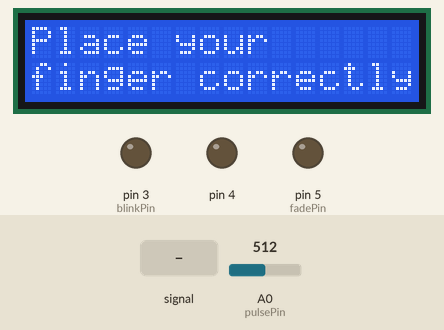
This sketch was run on a simulated Arduino Uno, built with avr-gcc and run on an emulated ATmega328P. Parts: 16×2 character LCD, output pins drawn as LEDs (lit = HIGH). Inputs (shaded band) come from the test bench; at power-on: A0 (pulsePin) = 512. The modem accepts every AT command (registered, SIM ready, sends succeed) and sends nothing else; what the sketch prints to the serial monitor is not drawn.

Above: at 13.3 s.
13.4 s: A0 (pulsePin) fed a 200 Hz sine of ±81 counts around its level
At 15.9 s:
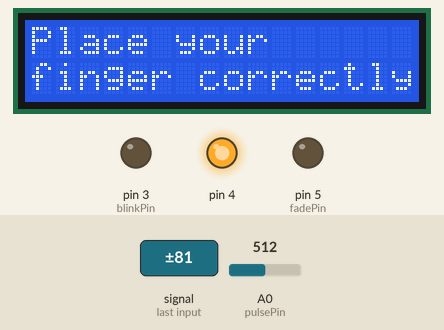
16.4 s: A0 (pulsePin) set to 513
At 19.25 s:
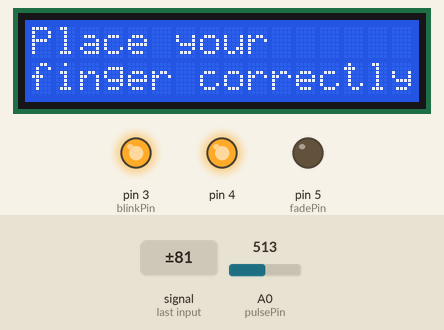
19.4 s: A0 (pulsePin) set to 306
At 19.9 s:
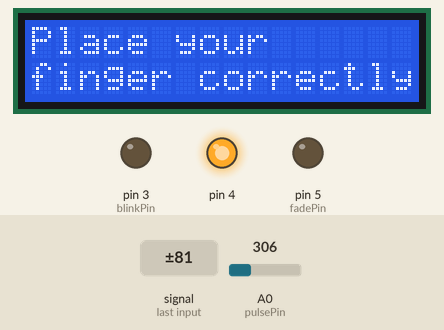
20.9 s: A0 (pulsePin) fed a 1000 Hz sine of ±255 counts around its level
At 22.2 s:
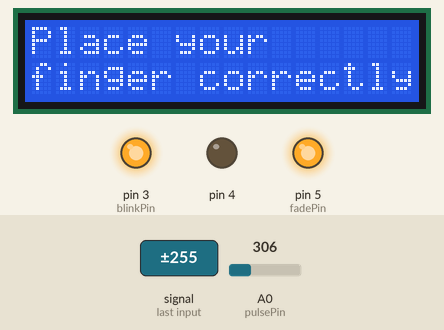
23.9 s: A0 (pulsePin) set to 535
At 25.2 s:
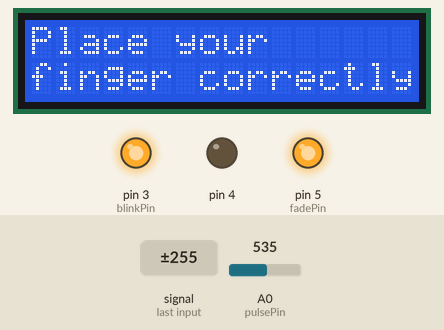
25.9 s: A0 (pulsePin) fed a 200 Hz sine of ±81 counts around its level
At 28.6 s:
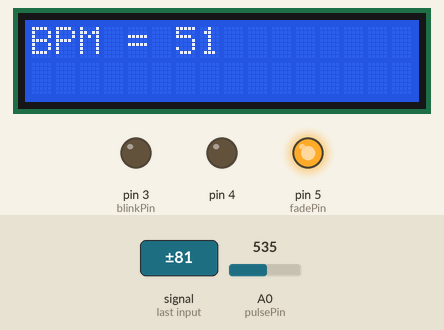
Timing chart, 0 to 29.9 s (numbered marks = the images above; inputs shaded):
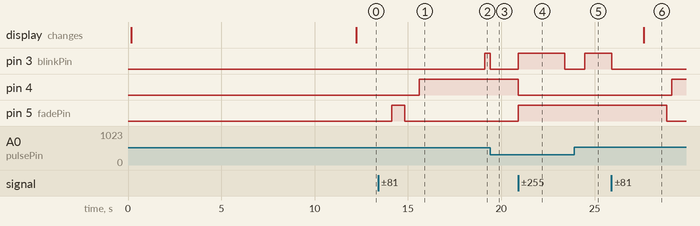

The sketch:

30-08_ICP2.ino
```cpp
#include <SoftwareSerial.h>
#define DEBUG true
SoftwareSerial esp8266(9,10);
#include <LiquidCrystal_PCF8574.h>
#include <stdlib.h>
LiquidCrystal_PCF8574 lcd(0x27);  // set the LCD address to 0x27 for a 16 chars and 2 line display

#define SSID "a"     // "SSID-WiFiname"
#define PASS "11111111"       // "password"
#define IP "184.106.153.149"// thingspeak.com ip
String msg = "GET /update?key=U1D5PTWLHN47LG36"; //change it with your api key like "GET /update?key=Your Api Key"

//Variables
float temp;
int hum;
String tempC;
int error;
int pulsePin = 0;                 // Pulse Sensor purple wire connected to analog pin 0
int blinkPin = 3;                // pin to blink led at each beat
int fadePin = 5;
int fadeRate = 0;

// Volatile Variables, used in the interrupt service routine!
volatile int BPM;                   // int that holds raw Analog in 0. updated every 2mS
volatile int Signal;                // holds the incoming raw data
volatile int IBI = 600;             // int that holds the time interval between beats! Must be seeded!
volatile boolean Pulse = false;     // "True" when heartbeat is detected. "False" when not a "live beat".
volatile boolean QS = false;        // becomes true when Arduino finds a beat.

// Regards Serial OutPut  -- Set This Up to your needs
static boolean serialVisual = true;   // Set to 'false' by Default.  Re-set to 'true' to see Arduino Serial Monitor ASCII Visual Pulse
volatile int rate[10];                    // array to hold last ten IBI values
volatile unsigned long sampleCounter = 0;          // used to determine pulse timing
volatile unsigned long lastBeatTime = 0;           // used to find IBI
volatile int P =512;                      // used to find peak in pulse wave, seeded
volatile int T = 512;                     // used to find trough in pulse wave, seeded
volatile int thresh = 525;                // used to find instant moment of heart beat, seeded
volatile int amp = 100;                   // used to hold amplitude of pulse waveform, seeded
volatile boolean firstBeat = true;        // used to seed rate array so we startup with reasonable BPM
volatile boolean secondBeat = false;      // used to seed rate array so we startup with reasonable BPM

void setup()
{
  lcd.setBacklight(255);
  lcd.begin(16, 2);
  lcd.print("Group-3");
  delay(100);
  lcd.setCursor(0,1);
  lcd.print("Connecting...");
  Serial.begin(9600); //or use default 115200.
  esp8266.begin(115200);
  Serial.println("AT");
  esp8266.println("AT");
  delay(5000);
  if(esp8266.find("OK")){
    connectWiFi();
  }
  interruptSetup();
  pinMode(3, OUTPUT);
  pinMode(4, OUTPUT);
  pinMode(5, OUTPUT);
  digitalWrite(3, LOW); //Set lights to off initially
  digitalWrite(4,LOW);
  digitalWrite(5,LOW);
  //lcd.noDisplay();
}

void loop(){
  lcd.clear();


  lcd.display();
  lcd.setCursor(0, 0);
  if(BPM<150 && BPM>50){          //Reset if over or below 150 or 50
    lcd.print("BPM = ");
    lcd.print(BPM);
  }
  else{
    lcd.print("Place your ");
    lcd.setCursor(0, 1);
    lcd.print("finger correctly");
  }
  delay (100);
  lcd.setCursor(0, 1); // set the cursor to column 0, line 2
  start: //label
  error=0;
  delay(1000);
  updatebeat();
  //Resend if transmission is not completed
  if (error==1){
    goto start; //go to label "start"
  }
  delay(1000);
}

void updatebeat(){
  String cmd = "AT+CIPSTART=\"TCP\",\"";
  cmd += IP;
  cmd += "\",80";
  Serial.println(cmd);
  esp8266.println(cmd);
  delay(2000);
  if(esp8266.find("Error")){
    return;
  }
  cmd = msg ;
  cmd += "&field1=";
  cmd += BPM;
  cmd += "\r\n";
  Serial.print("AT+CIPSEND=");
  esp8266.print("AT+CIPSEND=");
  Serial.println(cmd.length());
  esp8266.println(cmd.length());
  Serial.print(cmd);
  esp8266.print(cmd);

}

boolean connectWiFi(){
  Serial.println("AT+CWMODE=1");
  esp8266.println("AT+CWMODE=1");
  delay(2000);
  String cmd="AT+CWJAP=\"";
  cmd+=SSID;
  cmd+="\",\"";
  cmd+=PASS;
  cmd+="\"";
  Serial.println(cmd);
  esp8266.println(cmd);
  delay(5000);
  if(esp8266.find("OK")){
    Serial.println("OK");
    return true;
  }else{
    return false;
  }
}

void interruptSetup(){
  TCCR2A = 0x02;     // DISABLE PWM ON DIGITAL PINS 3 AND 11, AND GO INTO CTC MODE
  TCCR2B = 0x06;     // DON'T FORCE COMPARE, 256 PRESCALER
  OCR2A = 0X7C;      // SET THE TOP OF THE COUNT TO 124 FOR 500Hz SAMPLE RATE
  TIMSK2 = 0x02;     // ENABLE INTERRUPT ON MATCH BETWEEN TIMER2 AND OCR2A
  sei();             // MAKE SURE GLOBAL INTERRUPTS ARE ENABLED
}

ISR(TIMER2_COMPA_vect){                       // triggered when Timer2 counts to 124
  cli();                                      // disable interrupts while we do this
  Signal = analogRead(pulsePin);              // read the Pulse Sensor
  sampleCounter += 2;                         // keep track of the time in mS
  int N = sampleCounter - lastBeatTime;       // monitor the time since the last beat to avoid noise

    //  find the peak and trough of the pulse wave
  if(Signal < thresh && N > (IBI/5)*3){      // avoid dichrotic noise by waiting 3/5 of last IBI
    if (Signal < T){                         // T is the trough
      T = Signal;                            // keep track of lowest point in pulse wave
    }
  }

  if(Signal > thresh && Signal > P){        // thresh condition helps avoid noise
    P = Signal;                             // P is the peak
  }                                         // keep track of highest point in pulse wave

  //  NOW IT'S TIME TO LOOK FOR THE HEART BEAT
  // signal surges up in value every time there is a pulse
  if (N > 250){                                   // avoid high frequency noise
    if ( (Signal > thresh) && (Pulse == false) && (N > (IBI/5)*3) ){
      Pulse = true;                               // set the Pulse flag when there is a pulse
      digitalWrite(blinkPin,HIGH);                // turn on pin 13 LED
      IBI = sampleCounter - lastBeatTime;         // time between beats in mS
      lastBeatTime = sampleCounter;               // keep track of time for next pulse

      if(secondBeat){                        // if this is the second beat
        secondBeat = false;                  // clear secondBeat flag
        for(int i=0; i<=9; i++){             // seed the running total to get a realistic BPM at startup
          rate[i] = IBI;
        }
      }

      if(firstBeat){                         // if it's the first time beat is found
        firstBeat = false;                   // clear firstBeat flag
        secondBeat = true;                   // set the second beat flag
        sei();                               // enable interrupts again
        return;                              // IBI value is unreliable so discard it
      }
      word runningTotal = 0;                  // clear the runningTotal variable

      for(int i=0; i<=8; i++){                // shift data in the rate array
        rate[i] = rate[i+1];                  // and drop the oldest IBI value
        runningTotal += rate[i];              // add up the 9 oldest IBI values
      }

      rate[9] = IBI;                          // add the latest IBI to the rate array
      runningTotal += rate[9];                // add the latest IBI to runningTotal
      runningTotal /= 10;                     // average the last 10 IBI values
      BPM = 60000/runningTotal;               // how many beats can fit into a minute? that's BPM!
      QS = true;                              // set Quantified Self flag
      // QS FLAG IS NOT CLEARED INSIDE THIS ISR

      if(BPM>110){ //Red
          digitalWrite(4, HIGH);
          digitalWrite(5, LOW);
      }
      else if(BPM>90){
        digitalWrite(4, LOW);
        digitalWrite(5, LOW);
      }
      else{ //green
        digitalWrite(4, LOW);
        digitalWrite(5, HIGH);

      }
    }
  }

  if (Signal < thresh && Pulse == true){   // when the values are going down, the beat is over
    digitalWrite(blinkPin,LOW);            // turn off pin 3 LED
    Pulse = false;                         // reset the Pulse flag so we can do it again
    amp = P - T;                           // get amplitude of the pulse wave
    thresh = amp/2 + T;                    // set thresh at 50% of the amplitude
    P = thresh;                            // reset these for next time
    T = thresh;
  }

  if (N > 2500){                           // if 2.5 seconds go by without a beat
    thresh = 512;                          // set thresh default
    P = 512;                               // set P default
    T = 512;                               // set T default
    lastBeatTime = sampleCounter;          // bring the lastBeatTime up to date
    firstBeat = true;                      // set these to avoid noise
    secondBeat = false;                    // when we get the heartbeat back
  }

  sei();
  // enable interrupts when youre done!
}// end isr
```

Measured:
- the behaviour switches between 512 and 513 on A0 (pulsePin) (found by bisection; images 1 and 2)
- after the input at 13.4 s, pin 4: LOW → HIGH after 2.2 s; pin 5 (fadePin): LOW → HIGH after 0.73 s, → LOW 0.71 s later
- after the input at 16.4 s, pin 3 (blinkPin): LOW → HIGH after 2.7 s
- after the input at 19.4 s, pin 3 (blinkPin): HIGH → LOW at once
- after the input at 20.9 s, pin 3 (blinkPin): LOW → HIGH at once, → LOW 2.5 s later; pin 4: HIGH → LOW at once; pin 5 (fadePin): LOW → HIGH at once
- after the input at 23.9 s, pin 3 (blinkPin): LOW → HIGH after 0.58 s
- after the input at 25.9 s, pin 3 (blinkPin): HIGH → LOW at once; pin 4: LOW → HIGH after 3.2 s; pin 5 (fadePin): HIGH → LOW after 3.0 s; the display: changes after 1.7 s (image 6)
